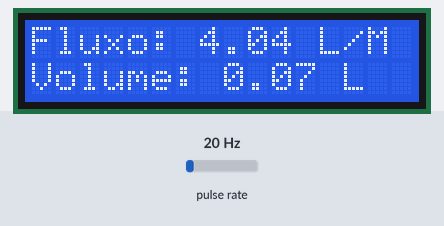
Bench run of a sketch on a simulated ESP8266 (NodeMCU). On the bench: 16×2 character LCD. Wiring (inferred from the names in the program): pulse sensor: data GPIO 2. Inputs (shaded band) come from the test bench; at power-on: pulse rate 20 Hz. What the sketch prints to the serial monitor is not drawn.

Above: at 1.7 s.
1.8 s: pulse rate (sensor on GPIO 2) set to 4 Hz
At 2.9 s:
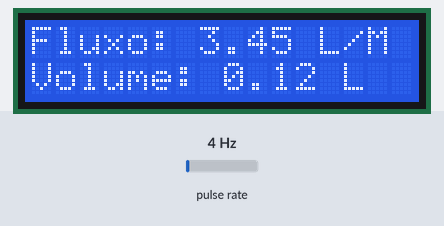
4.6 s: pulse rate (sensor on GPIO 2) set to 50 Hz
At 6.0 s:
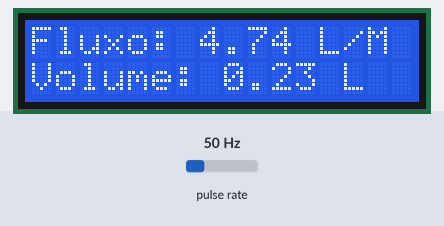
7.6 s: pulse rate (sensor on GPIO 2) set to 100 Hz
At 9.1 s:
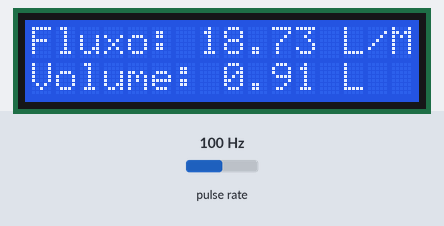
Timing chart, 0 to 10.6 s (numbered marks = the images above; inputs shaded):
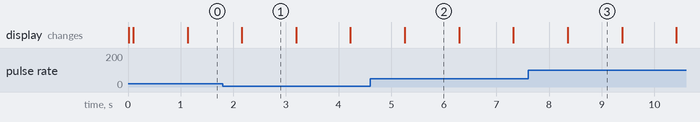

Measured:
- what the display in image 1 shows lasts 1.0 s, from 2.2 s to 3.2 s

The sketch:

Smart_Shower.ino
```cpp
#include <SPI.h>
#include <ESP8266WiFi.h>
#include <Wire.h>
#include <LiquidCrystal_I2C.h>

String apiKey = "MIIP78TGGCQ8ZRG6";
const char *ssid = "Cavalcante";
const char *pass = "15052406";
const char* server = "api.thingspeak.com";

LiquidCrystal_I2C lcd(0x3F, 16, 2);
#define SENSOR  2

long currentMillis = 0;
long previousMillis = 0;
int interval = 1000;
boolean ledState = LOW;
float calibrationFactor = 4.5;
volatile byte pulseCount;
byte pulse1Sec = 0;
float flowRate;
unsigned long flowMilliLitres;
unsigned int totalMilliLitres;
float flowLitres;
float totalLitres;

void IRAM_ATTR pulseCounter()
{
  pulseCount++;
}

WiFiClient client;

void setup()
{
  Serial.begin(115200);

  delay(10);

  pinMode(SENSOR, INPUT_PULLUP);

  pulseCount = 0;
  flowRate = 0.0;
  flowMilliLitres = 0;
  totalMilliLitres = 0;
  previousMillis = 0;

  lcd.init();
  lcd.backlight();
  lcd.setCursor(0, 0);
  lcd.print("-Chuveiro Wi-Fi-");
  lcd.setCursor(0, 1);
  lcd.print("Bem Vindo!");
  attachInterrupt(digitalPinToInterrupt(SENSOR), pulseCounter, FALLING);
}

void loop()
{
  currentMillis = millis();
  if (currentMillis - previousMillis > interval)
  {

    pulse1Sec = pulseCount;
    pulseCount = 0;

    flowRate = ((1000.0 / (millis() - previousMillis)) * pulse1Sec) / calibrationFactor;
    previousMillis = millis();

    flowMilliLitres = (flowRate / 60) * 1000;
    flowLitres = (flowRate / 60);

    totalMilliLitres += flowMilliLitres;
    totalLitres += flowLitres;

    Serial.print("Fuxo de Água: ");
    Serial.print(float(flowRate));
    Serial.print("L/min");
    Serial.print("\t");

    lcd.clear();
    lcd.setCursor(0, 0);
    lcd.print("Fluxo: ");
    lcd.print(float(flowRate));
    lcd.print(" L/M");

    Serial.print("Consumo: ");
    Serial.print(totalMilliLitres);
    Serial.print("mL / ");
    Serial.print(totalLitres);
    Serial.println("L");

    lcd.setCursor(0, 1);
    lcd.print("Volume: ");
    lcd.print(totalLitres);
    lcd.print(" L");

  }

  if (client.connect(server, 80))
  {
    String postStr = apiKey;
      postStr += "&field1=";
      postStr += String(float(flowRate));
      postStr += "&field2=";
      postStr += String(totalLitres);
      postStr += "\r\n\r\n";

    client.print("POST /update HTTP/1.1\n");
    client.print("Host: api.thingspeak.com\n");
    client.print("Connection: close\n");
    client.print("X-THINGSPEAKAPIKEY: " + apiKey + "\n");
    client.print("Content-Type: application/x-www-form-urlencoded\n");
    client.print("Content-Length: ");
    client.print(postStr.length());
    client.print("\n\n");
    client.print(postStr);

  }
    client.stop();
}
```
